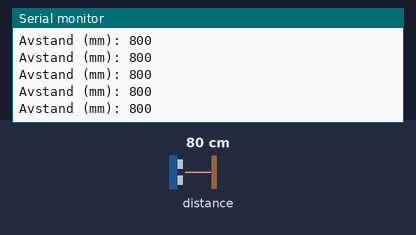
A sketch run on a simulated Arduino Uno, built with avr-gcc and run on an emulated ATmega328P. Parts: the last lines printed to the serial monitor. Inputs (shaded band) come from the test bench; at power-on: distance to the obstacle 80 cm.

Above: at 1.2 s.
1.3 s: distance to the obstacle set to 250 cm
At 1.49 s:
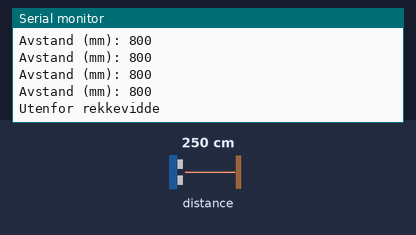
3.4 s: distance to the obstacle set to 2 cm
At 3.49 s:
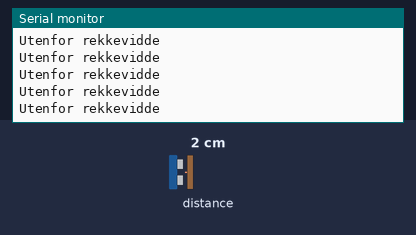
4.9 s: distance to the obstacle set to 299 cm
At 4.96 s:
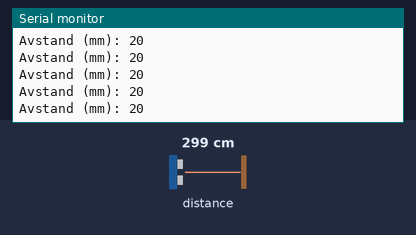

The sketch:

01_vl53l0x.ino
```cpp
#include "Adafruit_VL53L0X.h"

Adafruit_VL53L0X lox = Adafruit_VL53L0X();

void setup() {
  Serial.begin(9600);

  if (!lox.begin()) {
    Serial.println("Finner ikke VL53L0X");
    while(1);
  }

  Serial.println("VL53L0X klar!");
}

void loop() {
  VL53L0X_RangingMeasurementData_t measure;

  lox.rangingTest(&measure, false);

  if (measure.RangeStatus != 4) {
    Serial.print("Avstand (mm): ");
    Serial.println(measure.RangeMilliMeter);
  } else {
    Serial.println("Utenfor rekkevidde");
  }

  delay(100);
}
```

Measured:
- after the input at 1.3 s, the serial monitor: prints a new line after 0.07 s (image 1)
